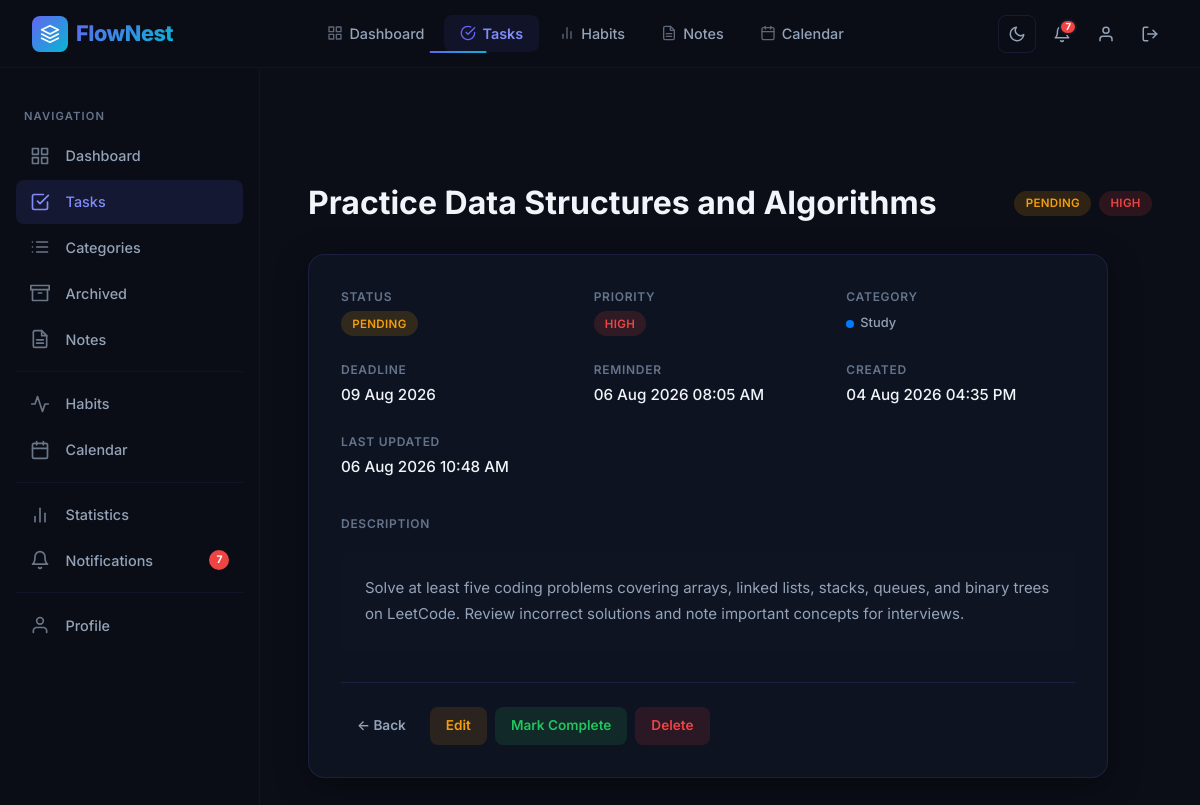
/tasks/view/6 (signed in), run on the app's committed database.
### app/models.py (models this page shows, shortened)
class Task(db.Model):
    __tablename__ = "tasks"
    id = db.Column(db.Integer, primary_key=True)
    title = db.Column(db.String(200), nullable=False)
    description = db.Column(db.Text, nullable=True)
    priority = db.Column(db.String(20), default="Medium")
    status = db.Column(db.String(20), default="Pending")
    deadline = db.Column(db.Date, nullable=True)
    reminder = db.Column(db.DateTime, nullable=True)
    attachment = db.Column(db.String(255), nullable=True)
    created_at = db.Column(
        db.DateTime,
        default=datetime.utcnow
    )
    updated_at = db.Column(
        db.DateTime,
        default=datetime.utcnow,
        onupdate=datetime.utcnow
    )
    reminder_sent = db.Column(
    db.Boolean,
    default=False
    )
    user_id = db.Column(
        db.Integer,
        db.ForeignKey("users.id"),
        nullable=False
    )
    category_id = db.Column(
        db.Integer,
        db.ForeignKey("categories.id"),
        nullable=True
    )
    user = db.relationship(
    "User",
    back_populates="tasks"
    )
    category = db.relationship(
    "Category",
    back_populates="tasks"
    )

class Category(db.Model):
    __tablename__ = "categories"
    id = db.Column(
        db.Integer,
        primary_key=True
    )
    user = db.relationship(
    "User",
    back_populates="categories"
    )
    tasks = db.relationship(
    "Task",
    back_populates="category",
    lazy=True
    )
    name = db.Column(
        db.String(100),
        nullable=False
    )
    color = db.Column(
        db.String(20),
        default="#007bff"
    )
    user_id = db.Column(
        db.Integer,
        db.ForeignKey("users.id"),
        nullable=False
    )

### app/routes/tasks.py (the view)
@tasks.route("/view/<int:task_id>")
@login_required
def view_task(task_id):
    task = Task.query.filter_by(
        id=task_id,
        user_id=current_user.id
    ).first_or_404()
    return render_template(
        "tasks/view.html",
        task=task
    )

### app/extensions.py (called while the page is built)
@login_manager.user_loader
def load_user(user_id):
    from app.models import User
    return User.query.get(int(user_id))

### app/templates/tasks/view.html (shortened to what this page needs)
{% extends "base.html" %}
{% block content %}
<div class="page-wrapper with-sidebar">
    <div class="page-content">
        <div class="page-header fade-in">
            <h2>{{ task.title }}</h2>
            <div style="display: flex; gap: 8px;">
                <span class="badge badge-{{ task.status|lower }}">{{ task.status }}</span>
                <span class="badge badge-{{ task.priority|lower }}">{{ task.priority }}</span>
            </div>
        </div>
        <div class="glass-card no-hover detail-card fade-in fade-in-delay-1">
            <div class="detail-grid">
                <div class="detail-item">
                    <span class="detail-label">Status</span>
                    <span class="detail-value">
                        <span class="badge badge-{{ task.status|lower }}">{{ task.status }}</span>
                    </span>
                </div>
                <div class="detail-item">
                    <span class="detail-label">Priority</span>
                    <span class="detail-value">
                        <span class="badge badge-{{ task.priority|lower }}">{{ task.priority }}</span>
                    </span>
                </div>
                <div class="detail-item">
                    <span class="detail-label">Category</span>
                    <span class="detail-value">
                        {% if task.category %}
                        <span class="category-tag">
                            <span class="category-dot" style="background: {{ task.category.color }};"></span>
                            {{ task.category.name }}
                        </span>
                        {% else %}
                        <span style="color: var(--text-muted);">Uncategorized</span>
                        {% endif %}
                    </span>
                </div>
                <div class="detail-item">
                    <span class="detail-label">Deadline</span>
                    <span class="detail-value">
                        {% if task.deadline %}
                        {{ task.deadline.strftime("%d %b %Y") }}
                        {% else %}
                        <span style="color: var(--text-muted);">No Deadline</span>
                        {% endif %}
                    </span>
                </div>
                <div class="detail-item">
                    <span class="detail-label">Reminder</span>
                    <span class="detail-value">
                        {% if task.reminder %}
                        {{ task.reminder.strftime("%d %b %Y %I:%M %p") }}
                        {% else %}
                        <span style="color: var(--text-muted);">Not Set</span>
                        {% endif %}
                    </span>
                </div>
                <div class="detail-item">
                    <span class="detail-label">Created</span>
                    <span class="detail-value">{{ task.created_at.strftime("%d %b %Y %I:%M %p") }}</span>
                </div>
                {% if task.updated_at %}
                <div class="detail-item">
                    <span class="detail-label">Last Updated</span>
                    <span class="detail-value">{{ task.updated_at.strftime("%d %b %Y %I:%M %p") }}</span>
                </div>
                {% endif %}
            </div>
            {% if task.description %}
            <div style="margin-bottom: var(--space-md);">
                <span class="detail-label">Description</span>
            </div>
            <div class="detail-description">
                {{ task.description }}
            </div>
            {% endif %}
            <div class="detail-actions">
                <a href="{{ url_for('tasks.list_tasks') }}" class="btn btn-ghost" style="font-size: 0.85rem;">← Back</a>
                <a href="{{ url_for('tasks.update_task', task_id=task.id) }}" class="btn-xs btn-warning-soft" style="padding: 0.5rem 1rem; font-size: 0.85rem;">Edit</a>
                {% if task.status == "Pending" %}
                <a href="{{ url_for('tasks.complete_task', task_id=task.id) }}" class="btn-xs btn-success-soft" style="padding: 0.5rem 1rem; font-size: 0.85rem;">Mark Complete</a>
                {% endif %}
                <a href="{{ url_for('tasks.delete_task', task_id=task.id) }}" class="btn-xs btn-danger-soft" style="padding: 0.5rem 1rem; font-size: 0.85rem;"
                    onclick="return confirm('Are you sure you want to delete this task?');">Delete</a>
            </div>
        </div>
    </div>
</div>
{% endblock %}

### data on the page
Task: title "Practice Data Structures and Algorithms", status "PENDING", priority "HIGH", deadline "09 Aug 2026", reminder "06 Aug 2026 08:05 AM", created_at "04 Aug 2026 04:35 PM", updated_at "06 Aug 2026 10:48 AM", description "Solve at least five coding problems covering arrays, linked lists, stacks, queues, and binary trees on LeetCode. Review incorrect solutions and note important concepts for interviews."
Category: category.name "Study"

### other printed values
{{ unread_count }} "7"
